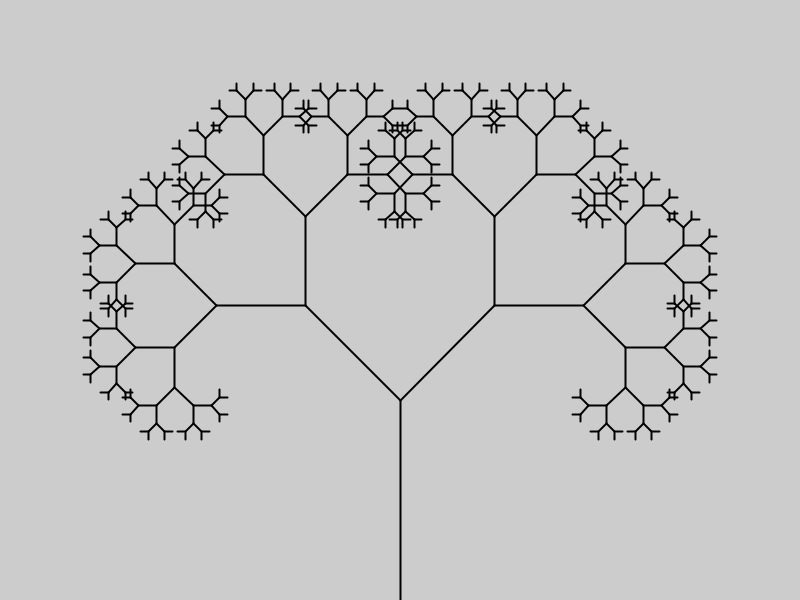
Frame 1 (no input)
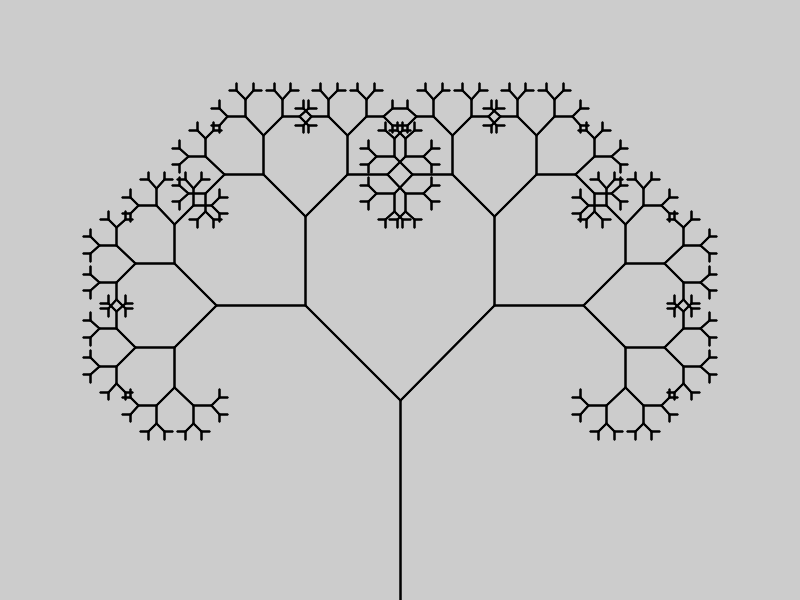
Frame 2 (the mouse pressed at the canvas centre, redrawn once)

The Processing sketch that drew these frames (run headless with seeded random() and noise(); the mouse was pressed at the canvas centre and the sketch redrawn once):

// Processing sketch: sketch_033_tree
// ── sketch_033_tree.pde

void setup() {
  size(800, 600);
  noLoop();
  strokeWeight(2);
}

void draw() {
  drawLine(new PVector(width/2, height/2 + 300), new PVector(width/2, height/2+100));
}
int b = 0;
void drawLine(PVector start, PVector end) {
  PVector v = PVector.sub(end, start).mult(2/3.0);
  if(v.mag() < 4) return;
  line(start.x, start.y, end.x, end.y);
  
  PVector branchL = end.copy().add(v.copy().rotate(-radians(45)));
  PVector branchR = end.copy().add(v.copy().rotate(radians(45)));
  drawLine(end, branchL);
  drawLine(end, branchR);
}
